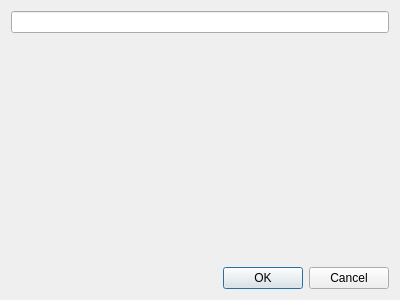
<?xml version="1.0" encoding="UTF-8"?>
<ui version="4.0">
 <class>KeyCustomize</class>
 <widget class="QDialog" name="KeyCustomize">
  <property name="geometry">
   <rect>
    <x>0</x>
    <y>0</y>
    <width>400</width>
    <height>300</height>
   </rect>
  </property>
  <property name="windowTitle">
   <string>Customize Key</string>
  </property>
  <layout class="QVBoxLayout" name="verticalLayout">
   <item>
    <widget class="QLineEdit" name="key"/>
   </item>
   <item>
    <spacer name="verticalSpacer">
     <property name="orientation">
      <enum>Qt::Vertical</enum>
     </property>
     <property name="sizeHint" stdset="0">
      <size>
       <width>20</width>
       <height>40</height>
      </size>
     </property>
    </spacer>
   </item>
   <item>
    <widget class="QDialogButtonBox" name="buttonBox">
     <property name="orientation">
      <enum>Qt::Horizontal</enum>
     </property>
     <property name="standardButtons">
      <set>QDialogButtonBox::Cancel|QDialogButtonBox::Ok</set>
     </property>
    </widget>
   </item>
  </layout>
 </widget>
 <resources/>
 <connections>
  <connection>
   <sender>buttonBox</sender>
   <signal>accepted()</signal>
   <receiver>KeyCustomize</receiver>
   <slot>accept()</slot>
   <hints>
    <hint type="sourcelabel">
     <x>248</x>
     <y>254</y>
    </hint>
    <hint type="destinationlabel">
     <x>157</x>
     <y>274</y>
    </hint>
   </hints>
  </connection>
  <connection>
   <sender>buttonBox</sender>
   <signal>rejected()</signal>
   <receiver>KeyCustomize</receiver>
   <slot>reject()</slot>
   <hints>
    <hint type="sourcelabel">
     <x>316</x>
     <y>260</y>
    </hint>
    <hint type="destinationlabel">
     <x>286</x>
     <y>274</y>
    </hint>
   </hints>
  </connection>
 </connections>
</ui>
